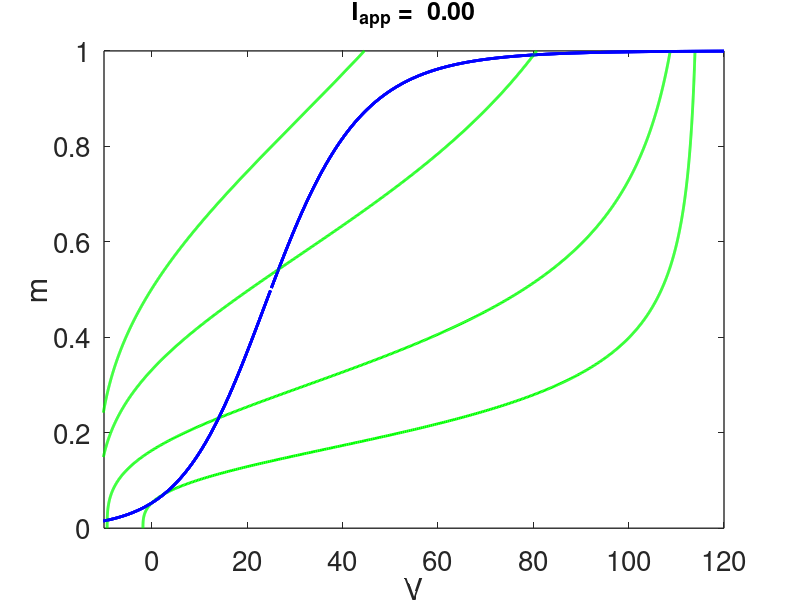

The MATLAB source for this figure:
% %  This code sets n and h to be constant and looks at the fast HH%  nullclinesfunction hh set(0,                           ...   'defaultaxesfontsize', 20,   ...   'defaultaxeslinewidth', 1.0, ...   'defaultlinelinewidth', 2.0);formatSpecF = '%6.2f\n';p.Veq = 0; %is the original HH formulation%p.Veq = -65; % is the physiological formulationTfact = 1; % this is the correction factor for temperatures other that 6.3C%Tfact = 0.977 % correspnds to 0C%Tfact = 1.085 % corresponds to 30 C.p.gnabar = 120.;p.gkbar = 36;p.gl = 0.3; Vna0 = 115;Vk0 = -12;Vl0 = 10.5988;p.Vna = Tfact*(Vna0+p.Veq) - p.Veq;p.Vk = Tfact*(Vk0+p.Veq)-p.Veq;p.Vl = Tfact*(Vl0+p.Veq)-p.Veq;p.Inp = 0;  % this is the amplitude of the initial input stimulus% p.Inp = 3.47;  % this is the amplitude of the initial input stimulus %Iapp   is the amplitude of the steady current stimulusp.Iapp = 0;  % pick p.Iapp <0 to make things easier to seep.BCL = 39;p.BCL = 0;%  assign initial dataV = p.Veq;m = 0.0529;h0set=[0.5961,0.4,0.2,0.1]n0set = [0.3177,0.5,0.7,0.8];for j=1:length(n0set)    n0=n0set(j);    h0=h0set(j);% start by plotting nullclinesVm = [-20:0.1:120];AM=.1*(25.-Vm)./(exp(.1*(25.-Vm))-1.);BM=4.*exp(-Vm/18);Minf=AM./(AM+BM);M=[0:.001:1];gk=p.gkbar*n0.^4;gna=p.gnabar*M.^3.*h0;Vs= (gna.*p.Vna +gk.*p.Vk +p.gl*p.Vl + p.Iapp)./(gna+gk+p.gl);%Vs =(p.Iapp+gna*p.Vna +gk*p.Vk +p.gl*p.Vl)./(gna+gk+p.gl); %this is the dv/dt=0 curvefigure(1)plot(Vm,Minf,'b',Vs,M,'g')xlabel('V')ylabel('m')axis([-10 120 0 1]) title(strcat('I_{app} = ',sprintf(formatSpecF,p.Iapp)),'fontsize',18)hold onendhold off